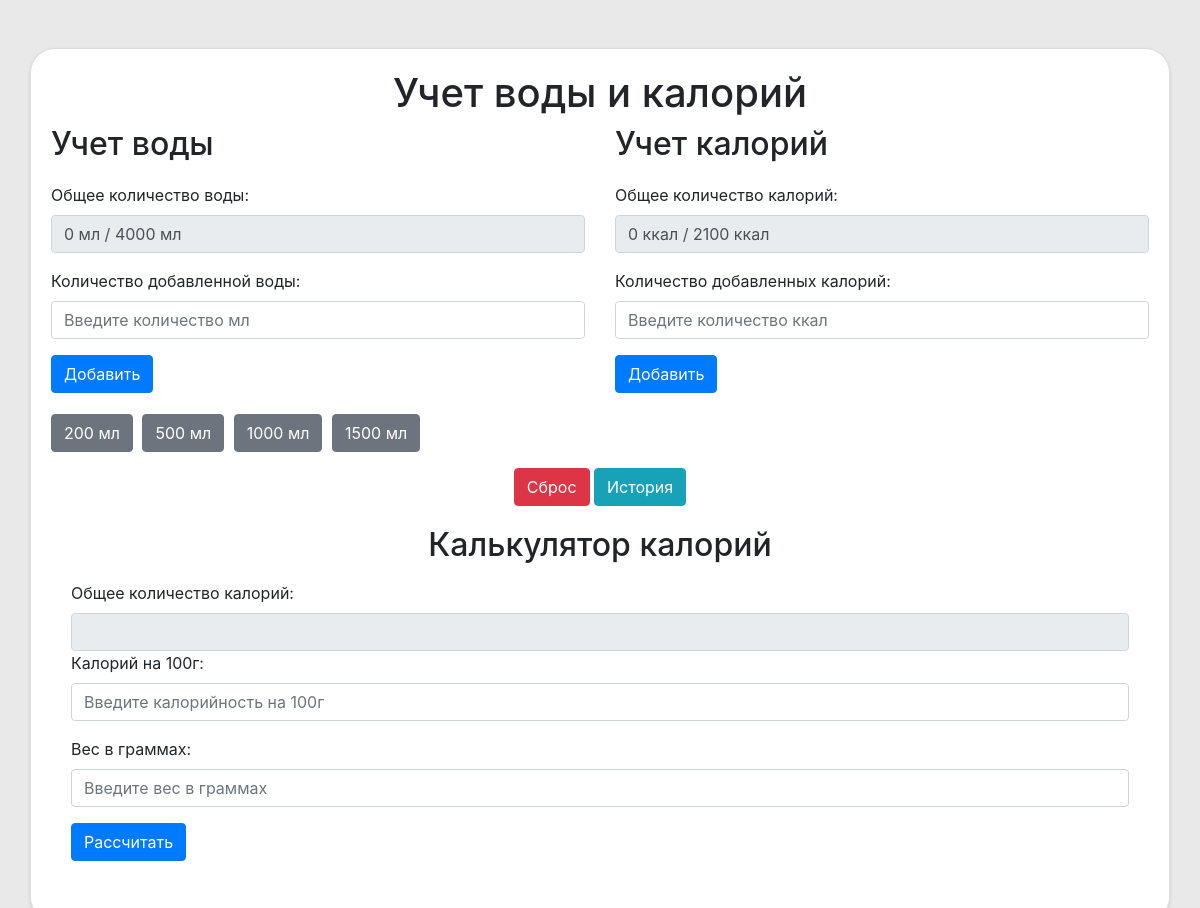
/, run on an earlier commit of the app's database.
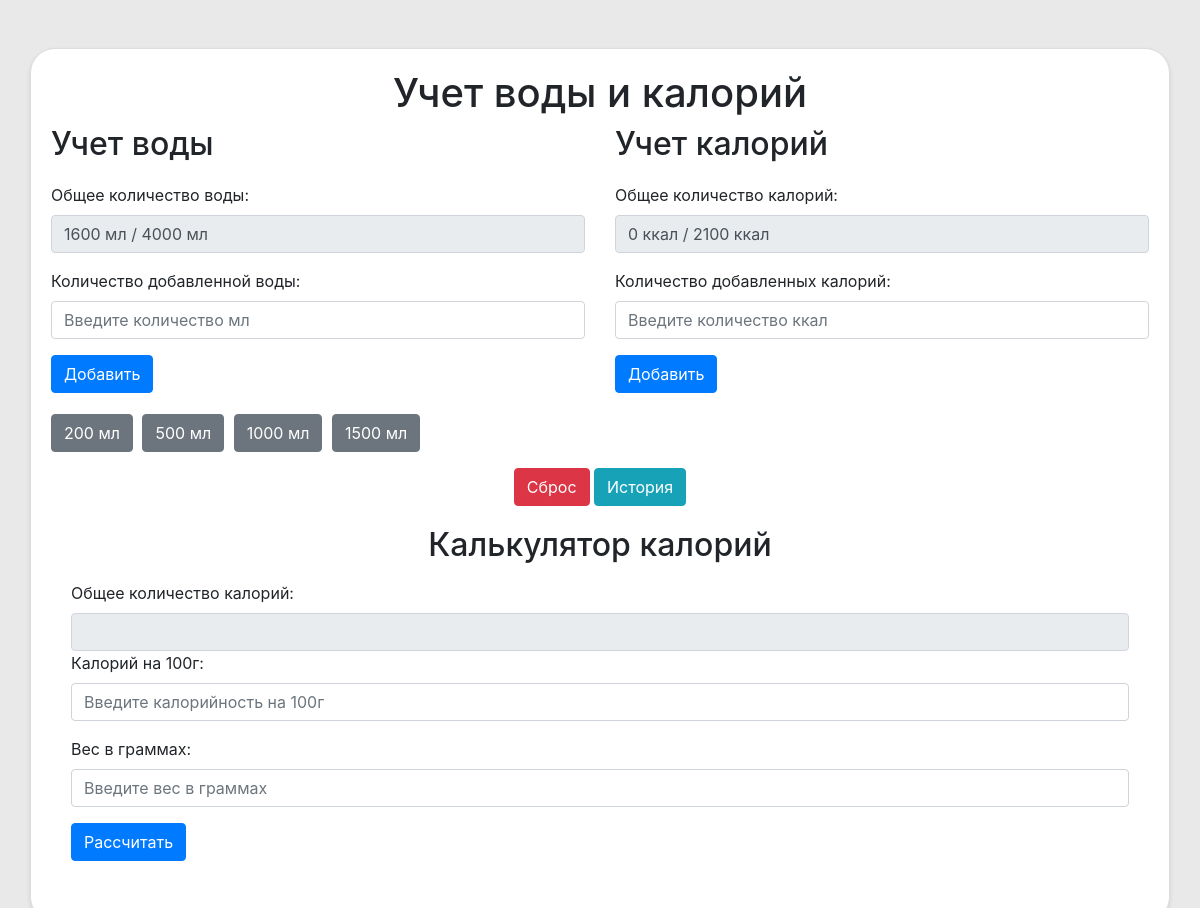
And on a later commit of the database.
### main.py (models this page shows)
class Tracker(db.Model):
    id = db.Column(db.Integer, primary_key=True)  # Уникальный идентификатор
    total_water = db.Column(db.Integer, default=0)  # Общее количество выпитой воды
    total_calories = db.Column(db.Integer, default=0)  # Общее количество потребленных калорий
    date = db.Column(db.Date, default=datetime.now(timezone.utc).date)  # Дата записи

### main.py (the view, shortened to what this page needs)
@app.route('/', methods=['GET', 'POST'])
def index():
    reset_tracker()  # Сброс трекера при каждом запросе на главную страницу
    tracker = Tracker.query.first()  # Получение текущей записи трекера
    calculated_calories = ""  # Переменная для хранения рассчитанных калорий
    return render_template('index.html', total_water=tracker.total_water, total_calories=tracker.total_calories, calculated_calories=calculated_calories)

### main.py (called while the page is built)
def reset_tracker():
    today = datetime.now(timezone.utc).date()  # Текущая дата
    tracker = Tracker.query.first()  # Получение первой записи из таблицы Tracker
    if tracker.date != today:  # Проверка, изменилась ли дата
        history_entry = History(date=tracker.date, total_water=tracker.total_water, total_calories=tracker.total_calories)
        db.session.add(history_entry)  # Добавление записи в историю
        tracker.total_water = 0  # Сброс количества воды
        tracker.total_calories = 0  # Сброс количества калорий
        tracker.date = today  # Обновление даты в трекере
        db.session.commit()  # Подтверждение изменений

### templates/index.html (shortened to what this page needs)
<!DOCTYPE html>
<html lang="en">
<head>
    <link href="https://stackpath.bootstrapcdn.com/bootstrap/4.3.1/css/bootstrap.min.css" rel="stylesheet">
    <link rel="stylesheet" type="text/css" href="{{ url_for('static', filename='css/styles.css') }}">
</head>
<body>
    <div class="container mt-5">
        <div class="row">
            <div class="col-12 text-center">
                <h1>Учет воды и калорий</h1>
            </div>
        </div>
        <div class="row">
            <div class="col-md-6 section">
                <h2>Учет воды</h2>
                <div class="form-group">
                    <label for="totalWater">Общее количество воды:</label>
                    <input type="text" id="totalWater" class="form-control" value="{{ total_water }} мл / 4000 мл" readonly>
                </div>
                <form method="post">
                    <div class="form-group">
                        <label for="waterInput">Количество добавленной воды:</label>
                        <input type="number" id="waterInput" name="water_amount" class="form-control" placeholder="Введите количество мл">
                    </div>
                    <button type="submit" name="add_water" class="btn btn-primary">Добавить</button>
                </form>
                <div class="mt-3">
                    <form method="post">
                        <button type="submit" name="preset_water" value="200" class="btn btn-secondary">200 мл</button>
                        <button type="submit" name="preset_water" value="500" class="btn btn-secondary">500 мл</button>
                        <button type="submit" name="preset_water" value="1000" class="btn btn-secondary">1000 мл</button>
                        <button type="submit" name="preset_water" value="1500" class="btn btn-secondary">1500 мл</button>
                    </form>
                </div>
            </div>
            <div class="col-md-6 section">
                <h2>Учет калорий</h2>
                <div class="form-group">
                    <label for="totalCalories">Общее количество калорий:</label>
                    <input type="text" id="totalCalories" class="form-control" value="{{ total_calories }} ккал / 2100 ккал" readonly>
                </div>
                <form method="post">
                    <div class="form-group">
                        <label for="caloriesInput">Количество добавленных калорий:</label>
                        <input type="number" id="caloriesInput" name="calories_amount" class="form-control" placeholder="Введите количество ккал">
                    </div>
                    <button type="submit" name="add_calories" class="btn btn-primary">Добавить</button>
                </form>
            </div>
        </div>
        <div class="row mt-3">
            <div class="col-12 text-center">
                <form method="post" class="d-inline">
                    <button type="submit" name="reset" class="btn btn-danger">Сброс</button>
                </form>
                <a href="{{ url_for('history') }}" class="btn btn-info">История</a>
            </div>
        </div>
        <div class="row calc">
            <div class="col-12">
                <h2 class="text-center">Калькулятор калорий</h2>
                <div class="mt-3">
                    <label for="caloriesOutput">Общее количество калорий:</label>
                    <input type="text" id="caloriesOutput" class="form-control" readonly>
                </div>
                <div class="form-group">
                    <label for="caloriesPer100g">Калорий на 100г:</label>
                    <input type="number" id="caloriesPer100g" class="form-control" placeholder="Введите калорийность на 100г">
                </div>
                <div class="form-group">
                    <label for="weight">Вес в граммах:</label>
                    <input type="number" id="weight" class="form-control" placeholder="Введите вес в граммах">
                </div>
                <button id="calculateCalories" class="btn btn-primary">Рассчитать</button>
            </div>
        </div>
    </div>
</body>
</html>

What changed in the data, as far as the page shows it:
now on this page (row edited): Tracker: total_water "1600 мл / 4000 мл"
Also different on the page:
form field total_water: "0 мл / 4000 мл" → (not shown)
